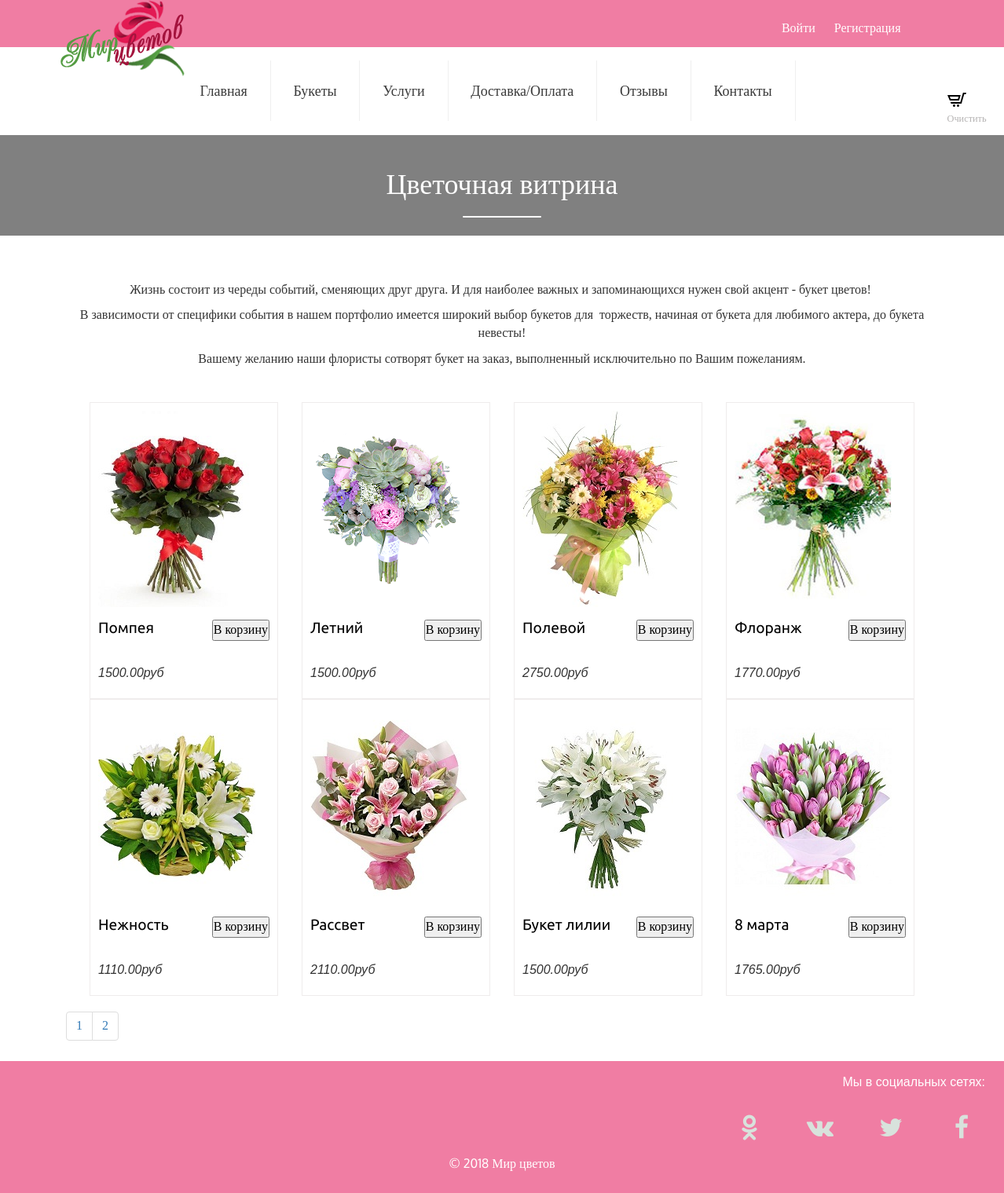
/bukets.php?p=1, run on the app's committed database.
### tables this page shows
CREATE TABLE IF NOT EXISTS `bukets` (
  `id_buket` int(11) NOT NULL,
  `name_buket` varchar(30) NOT NULL,
  `img` varchar(50) NOT NULL,
  `price` float(7,2) NOT NULL
);

### bukets.php (the view, shortened to what this page needs)
<!DOCTYPE html>
<html>
<head>
<link href="css/bootstrap.css" rel="stylesheet" type="text/css" media="all" />
<link rel="stylesheet" href="https://maxcdn.bootstrapcdn.com/font-awesome/4.4.0/css/font-awesome.min.css">
<link href="css/style.css" rel="stylesheet" type="text/css" media="all" />
<link href="css/style4.css" rel="stylesheet" type="text/css" media="all" />
<link href="css/jqcart.css" rel="stylesheet" type="text/css">
</head>
<body>
<div class="header">
<div class="container">
		<div class="head">
			<div class=" logo">
			 <a href="index.html"><img src="images/7.png" </a>
			</div>
		</div>
	</div>
            <div class="header-top">
	<div class="col-sm-9 col-md-offset-2  header-login">
	<ul>
						<li><a href="login.php">Войти</a></li>
						<li><a href="registration.php">Регистрация</a></li>
					</ul></div>
				<div class="clearfix"> </div>
		</div>
		</div>
		<div class="container">
			<div class="head-top">
		 <div class="col-sm-12 col-md-offset-2 h_menu4">
    <nav class="navbar nav_bottom" role="navigation">
    <div class="collapse navbar-collapse" id="bs-megadropdown-tabs">
        <ul class="nav navbar-nav nav_1">
             <li><a class="color" href="index.php">Главная</a></li>
			<li><a href="bukets1.php">Букеты</a></li>
			<li><a  href="uslygi.php">Услуги</a></li>
			<li><a  href="dostavka.php">Доставка/Оплата</a></li>
			<li><a  href="otzivi.php">Отзывы</a><li>
			 <li ><a  href="contact.php">Контакты</a></li>
        </ul>
             </div>
</nav>
						<div class="cart box_1">
						<a id="open">	<img src="images/cart.png" alt=""/></a>
						<p><a id="clear" class="simpleCart_empty">Очистить</a></p>
</div>
	</div>
			<div class="clearfix"></div>
	</div>
</div>
<div class="banner-top">
	<div class="container">
		<h1>Цветочная витрина</h1>
		<em></em>
	</div>
</div>
			<div class="product">
			<div class="container">
					<div class="row">
			<div class="col-md-12">
<p > <center> Жизнь состоит из череды событий,&nbsp;сменяющих друг друга. И для наиболее важных и запоминающихся нужен свой акцент - букет цветов!&nbsp;</center></p>
<p><center>В зависимости от специфики события в нашем портфолио имеется широкий выбор букетов для&nbsp; торжеств, начиная от букета для любимого актера, до букета невесты!</center></p>
<p><center> Вашему желанию наши флористы сотворят букет на заказ, выполненный исключительно по Вашим пожеланиям.</center></p>
<p><br></p>
</div></div>
		<div class="row">
			<div class="col-md-12">
			<?php
         $count = 8;
$p = isset($_GET["p"]) ? (int) $_GET["p"] : 0;
  $result=mysql_query("SELECT * FROM bukets") or die("Ошибка выборки букетов");
$num = mysql_num_rows($result);
$len =  $num/ $count;
 $len++;
$list=--$p*$count;
$result = mysql_query("SELECT * FROM bukets  LIMIT $count OFFSET $list");
$num_result = mysql_num_rows($result);
for ($i = 0; $i<$num_result; $i++){
    $row=mysql_fetch_array($result);
  ?>
					<div class="col-md-3">
					<div class=" mid-pop">
					<div class="pro-img">
						<img src="<?echo $row['img'];?>" class="img-responsive"   alt=" ">
						</div>
						<div class="mid-1">
						<div class="women">
						<div class="women-top">
							<h6> <?echo $row["name_buket"];?></h6>
							</div>
							<div class="img item_add">
 <button class="add_item" data-id="<?echo $row["id_buket"];?>" data-title="<?echo $row["name_buket"];?>" data-price="<?echo $row["price"];?>" data-img="<?echo $row["img"];?>">В корзину</button>
							</div>
							</div><div class="clearfix"></div>
							<div class="mid-1">
								<p><em class="item_price"><?echo $row["price"].'руб';?></em></p>
							</div>
						</div>
					</div>
					</div> <?}?>
					</div>
	<nav>
  <ul class  ="pagination" >
  <? for($i = 1; $i <=$len; $i++){ ?>
    <li><a href="?p=<?= $i ?>"><?= $i ?> </a></li>
  <? } ?>
  </ul>
</nav>
				</div>
				</div>
				</div>
	</body>
	</html>
<?
include ('include/footer.php');?>

### include/footer.php (shortened to what this page needs)
	<div class="footer-bottom">
				<div class="container">
					<div class="wrapper">
					<div class="col-md-12">
					<p class="footer-class">Мы в социальных сетях:</p>
					</div>
  <ul>
    <li class="facebook"><a href="https://www.facebook.com/dostavkacvetov64/"><i class=" fa fa-facebook fa-2x"></i></li>
    <li class="twitter"><a href="https://twitter.com/mir_cvetov43"><i class="fa fa-twitter fa-2x"></i></li>
    <li class="vk"><a href="https://vk.com/public108218631"><i class="fa fa-vk fa-2x"></i></li>
    <li class="odnoklassniki"><a href="https://ok.ru/mircvetow"><i class="fa fa-odnoklassniki fa-2x"></i></li>
  </ul>
</div>
<div class="clearfix"> </div>
				</div>
					<p class="footer-class">&copy; 2018 Мир цветов</p>
				</div>
		<link rel="stylesheet" href="css/chocolat.css" type="text/css" media="screen" charset="utf-8">
	</body>
</html>

### css/style.css (style rules this page uses)
html,body { background:#fff; font-size: 100%; font-family:'Oxygen-Regular'; }
body a { transition: 0.5s all; -o-transition: 0.5s all; -moz-transition: 0.5s all; -ms-transition: 0.5s all; }
ul { padding: 0; margin: 0; }
h1,h2,h3,h4,h5,h6,label { margin: 0 0 20px 0; font-size:22px; color:black; }
.logo { text-align: center; position: absolute; top: 0; }
.header-login ul li,.header-social ul li { display:inline-block; }
.header-login ul li a { display:inline-block; text-decoration:none; color:#fff; font-size:16px; margin: 20px 10px; text-align:center; }
.header-top { background-color: #f07da3; text-align:right; height:60px; }
ul.nav_1 li a { font-size: 0.9em; color: #3A3A3A; padding: 1.6em; }
ul.nav_1 li { border-right:1px solid #EFEFEF; }
.navbar { margin-right:70px; margin-bottom: 0px; border:none; font-size:20px; }
.h_menu4 { margin-left: 7.6%; }
.item_add { color: #000; border:none; }
.box_1 p a { color: #B5B3B3; font-size: 0.77em; }
.cart.box_1 { float: right; margin-top:-40px; margin-right: 25px; }
.cart { float:right; }
.b-animate-go:hover .b-scale, h1 { transform:scale(1); -moz-transform:scale(1); -ms-transform:scale(1); -o-transform:scale(1); -webkit-transform:scale(1); }
.women-top { float: left; }
.img { float: right; }
.mid-1 h6 { font-size: 1.2em; font-family: 'Ubuntu-Regular'; }
.mid-1 { padding-top: 1em; }
.mid-pop { position:relative; border: 1px solid #EFECEC; padding: 10px; }
.banner-top { text-align:center; width:100%; height: 40px; display: block; background-color:gray; padding:4em 0; }
.banner-top h1 { font-size:36px; color:white; font-family: 'Monotype Corsiva'; margin-top:-20px; }
.banner-top em { width: 100px; height: 2px; display: block; background: #fff; border-radius: 10px; margin: 0.5em auto; }
.product { padding: 3em 0 0; }
.col-md-12 p { font-family: "Arial"; font-size: 16px; text-align:justify; margin: 0 0 10px; }
.footer-bottom { background:#f07da3; padding:1em 0; }
.footer-class { color:#fff; font-size:16px ; float:сener; text-align:center; }
.wrapper { top: 50%; left: 50%; width: 1200px; }
.wrapper p { text-align: right; }
.wrapper ul { list-style: none; }
.wrapper ul li { width:70px; height: 70px; line-height: 70px; margin: 0 10px; text-align: center; cursor: pointer; float: right; transition: all 0.5s ease; }
.wrapper ul li .fa { color: #D8E2DC; margin-top: 20px; transition: all 0.5s ease; }

### css/jqcart.css (style rules this page uses)
* { margin: 0; padding: 0; }

### css/chocolat.css (style rules this page uses)
body { margin:0; padding:0; }

### data on the page
bukets: img (picture), name_buket "Помпея", price "1500.00"
bukets: img (picture), name_buket "Летний", price "1500.00"
bukets: img (picture), name_buket "Полевой", price "2750.00"
bukets: img (picture), name_buket "Флоранж", price "1770.00"
bukets: img (picture), name_buket "Нежность", price "1110.00"
bukets: img (picture), name_buket "Рассвет", price "2110.00"
bukets: img (picture), name_buket "Букет лилии", price "1500.00"
bukets: img (picture), name_buket "8 марта", price "1765.00"
